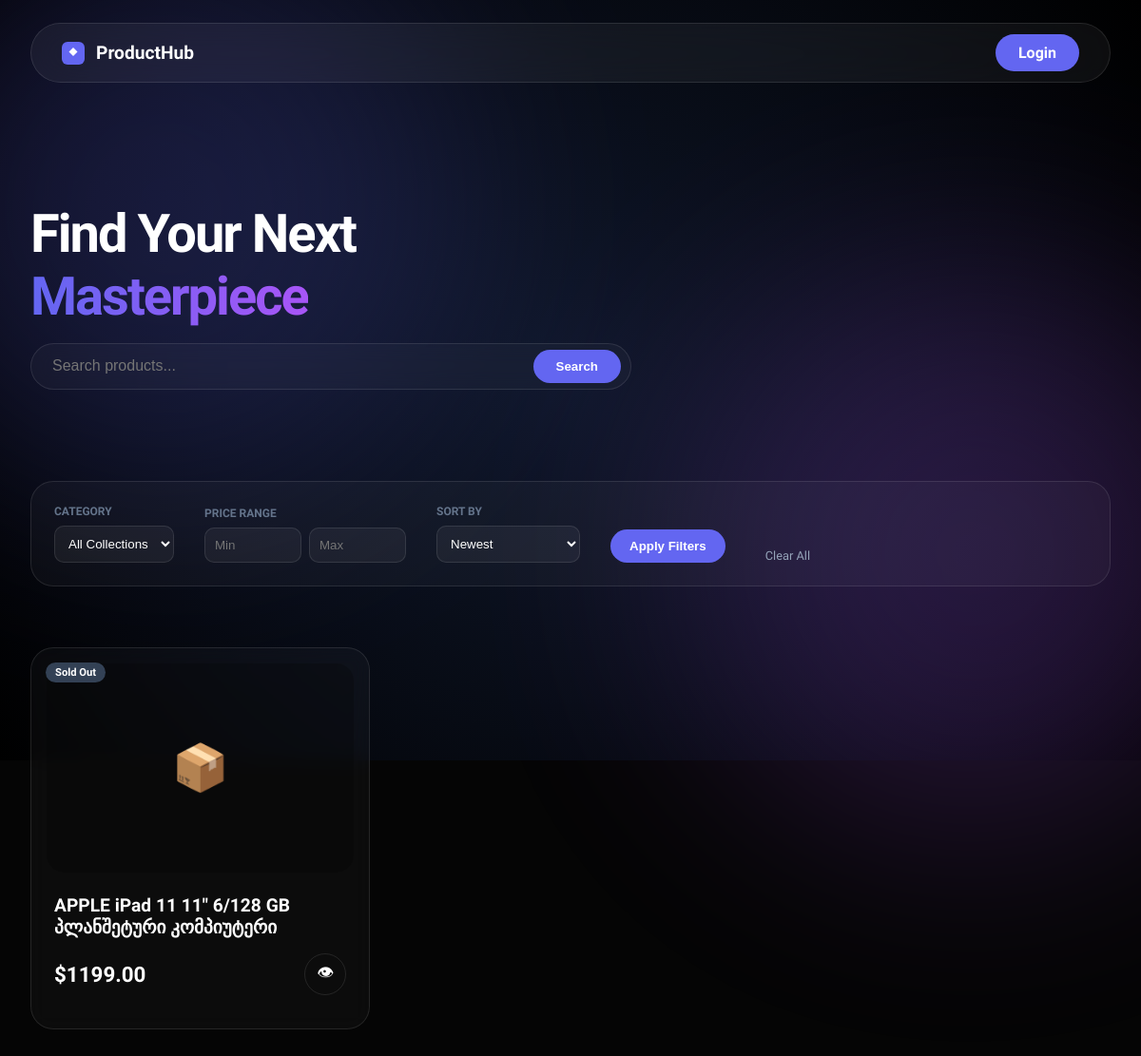
The app's page /, older data.
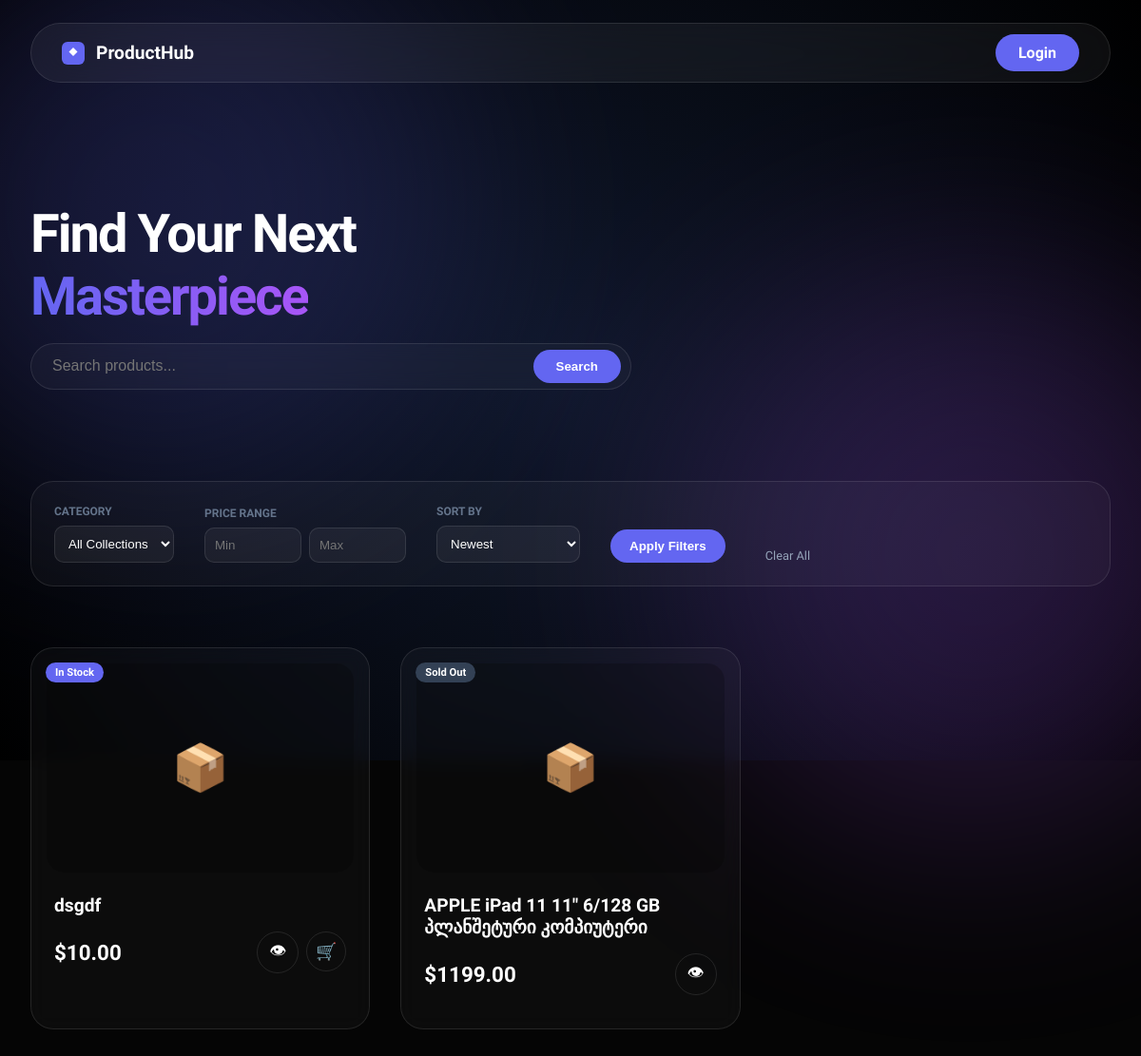
The same page, newer data.
### Market_App/models.py (models this page shows, shortened)
class Product(models.Model):
    name = models.CharField(max_length=200)
    description = models.TextField()
    price = models.DecimalField(
        max_digits=10,
        decimal_places=2,
        validators=[MinValueValidator(Decimal('0.01'))]
    )
    stock = models.IntegerField(
        default=0,
        validators=[MinValueValidator(0)]
    )
    image = models.ImageField(
        upload_to='products/',
        blank=True,
        null=True
    )
    is_active = models.BooleanField(default=True)
    created_at = models.DateTimeField(auto_now_add=True)
    updated_at = models.DateTimeField(auto_now=True)
    class Meta:
        ordering = ['-created_at']

### Market_App/views.py (the view)
# urls.py: path('', views.product_list, name='product_list'),
def product_list(request):
    products = Product.objects.filter(is_active=True)
    categories = Category.objects.all()
    search_query = request.GET.get('search', '')
    if search_query:
        products = products.filter(
            Q(name__icontains=search_query) |
            Q(description__icontains=search_query)
        )
    category_id = request.GET.get('category')
    if category_id:
        products = products.filter(category_id=category_id)
    min_price = request.GET.get('min_price')
    max_price = request.GET.get('max_price')
    if min_price:
        products = products.filter(price__gte=min_price)
    if max_price:
        products = products.filter(price__lte=max_price)
    in_stock_only = request.GET.get('in_stock')
    if in_stock_only:
        products = products.filter(stock__gt=0)
    sort_by = request.GET.get('sort', '-created_at')
    valid_sorts = ['price', '-price', 'name', '-name', '-created_at']
    if sort_by in valid_sorts:
        products = products.order_by(sort_by)
    cart_count = 0
    if request.user.is_authenticated:
        cart, _ = Cart.objects.get_or_create(user=request.user)
        cart_count = cart.total_items
    context = {
        'products': products,
        'search_query': search_query,
        'selected_category': category_id,
        'cart_count': cart_count,
        'min_price': min_price,
        'max_price': max_price,
        'sort_by': sort_by,
        'in_stock_only': in_stock_only,
    }
    return render(request, 'market/product_list.html', context)

### Market_App/templates/market/Product_list.html (shortened to what the changed rows need)
{% load static %}
<!DOCTYPE html>
<html lang="en">
<head>
</head>
<body>
<header class="hero">
    <h1 class="hero-title">Find Your Next <br><span class="gradient-text">Masterpiece</span></h1>
</header>
<main class="products-section">
    <div class="products-grid">
        {% for product in products %}
            <div class="product-card" style="animation-delay: calc({{ forloop.counter }} * 0.05s)">
                <div class="card-badge {% if product.stock < 1 %}out-of-stock{% endif %}">
                    {% if product.stock < 1 %}Sold Out{% else %}In Stock{% endif %}
                </div>
                <div class="card-image">
                    {% if product.image %}
                        <img src="{{ product.image.url }}" alt="{{ product.name }}">
                    {% else %}
                        <span style="font-size: 3rem;">📦</span>
                    {% endif %}
                </div>
                <div class="card-content">
                    <h3 class="product-name">{{ product.name }}</h3>
                    <div class="card-footer">
                        <div class="price-tag">${{ product.price }}</div>
                        <div style="display: flex; gap: 8px;">
                            <a href="{% url 'market:product_detail' product.pk %}" class="action-btn" title="View Details">👁</a>
                            {% if product.stock > 0 %}
                                <form method="post" action="{% url 'market:add_to_cart' product.id %}">
                                    <button type="submit" class="action-btn" title="Add to Cart">🛒</button>
                                </form>
                            {% endif %}
                        </div>
                    </div>
                </div>
            </div>
        {% empty %}
            <div style="grid-column: 1/-1; text-align: center; padding: 4rem; color: #64748b;">
                <h3>No products found</h3>
                <p>Try adjusting your search or filters</p>
            </div>
        {% endfor %}
    </div>
</main>
</body>
</html>

Row changes from the older to the newer data that the page shows:
added Product: stock "In Stock", name "dsgdf", price "10.00"
